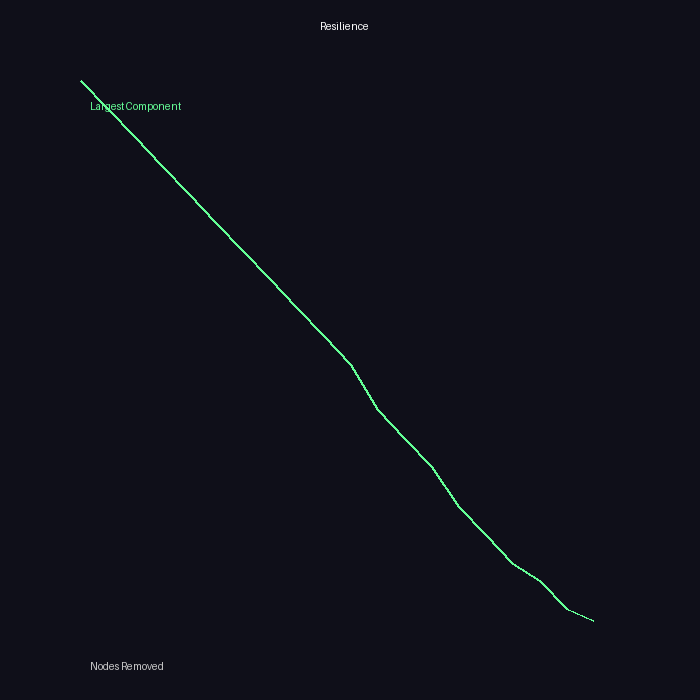

The script that saved this image:
"""
Resilience - 韧性

系统承受扰动后恢复的能力
例：生态恢复、网络鲁棒性

本实验模拟网络韧性
"""

import numpy as np
from PIL import Image, ImageDraw
import random

class ResilientNetwork:
    def __init__(self, n_nodes=100, edge_prob=0.08):
        self.n = n_nodes
        self.edges = {i: set() for i in range(n_nodes)}
        
        for i in range(n_nodes):
            for j in range(i+1, n_nodes):
                if random.random() < edge_prob:
                    self.edges[i].add(j)
                    self.edges[j].add(i)
        
        self.active = set(range(n_nodes))
    
    def remove_nodes(self, nodes):
        """移除节点（攻击/故障）"""
        for node in nodes:
            self.active.discard(node)
            for neighbor in self.edges[node]:
                self.edges[neighbor].discard(node)
    
    def largest_component_size(self):
        """计算最大连通分量"""
        if not self.active:
            return 0
        
        visited = set()
        max_size = 0
        
        for start in self.active:
            if start in visited:
                continue
            
            # BFS
            component = set()
            queue = [start]
            
            while queue:
                node = queue.pop(0)
                if node in visited:
                    continue
                visited.add(node)
                component.add(node)
                
                for neighbor in self.edges[node]:
                    if neighbor in self.active and neighbor not in visited:
                        queue.append(neighbor)
            
            max_size = max(max_size, len(component))
        
        return max_size
    
    def resilience_test(self, attack_mode='random'):
        """韧性测试：逐步移除节点"""
        results = []
        nodes_to_remove = list(range(self.n))
        
        if attack_mode == 'targeted':
            # 针对性攻击：优先移除高度节点
            nodes_to_remove.sort(key=lambda n: len(self.edges[n]), reverse=True)
        else:
            random.shuffle(nodes_to_remove)
        
        for i in range(0, self.n, 5):
            self.remove_nodes(nodes_to_remove[i:i+5])
            size = self.largest_component_size()
            results.append({
                'removed': i + 5,
                'largest_component': size,
                'active_nodes': len(self.active)
            })
        
        return results

def visualize_resilience(results, output_path):
    """可视化韧性"""
    SIZE = 700
    MARGIN = 80
    
    img = Image.new('RGB', (SIZE, SIZE), (15, 15, 25))
    draw = ImageDraw.Draw(img)
    
    WIDTH = SIZE - 2 * MARGIN
    HEIGHT = SIZE - 2 * MARGIN
    
    removed = [r['removed'] for r in results]
    component = [r['largest_component'] for r in results]
    
    max_nodes = results[0]['active_nodes'] if results else 100
    
    for i in range(1, len(results)):
        x1 = MARGIN + (i-1) / len(results) * WIDTH
        y1 = SIZE - MARGIN - component[i-1] / max_nodes * HEIGHT
        x2 = MARGIN + i / len(results) * WIDTH
        y2 = SIZE - MARGIN - component[i] / max_nodes * HEIGHT
        draw.line([x1, y1, x2, y2], fill=(100, 255, 150), width=2)
    
    draw.text((SIZE//2-30, 20), "Resilience", fill=(255,255,255))
    draw.text((MARGIN+10, MARGIN+20), "Largest Component", fill=(100,255,150))
    draw.text((MARGIN+10, SIZE-40), "Nodes Removed", fill=(200,200,200))
    
    img.save(output_path)
    print(f'Saved: {output_path}')

if __name__ == '__main__':
    output_dir = r'C:\Users\许耀仁\.openclaw\workspace\experiments'
    
    print('=== Resilience ===')
    
    # 随机故障
    net1 = ResilientNetwork(n_nodes=100, edge_prob=0.1)
    results1 = net1.resilience_test('random')
    
    print(f'Random failure: {results1[-1]["largest_component"]} nodes remain')
    
    visualize_resilience(results1, f'{output_dir}/resilience.png')
    
    print('Done')
